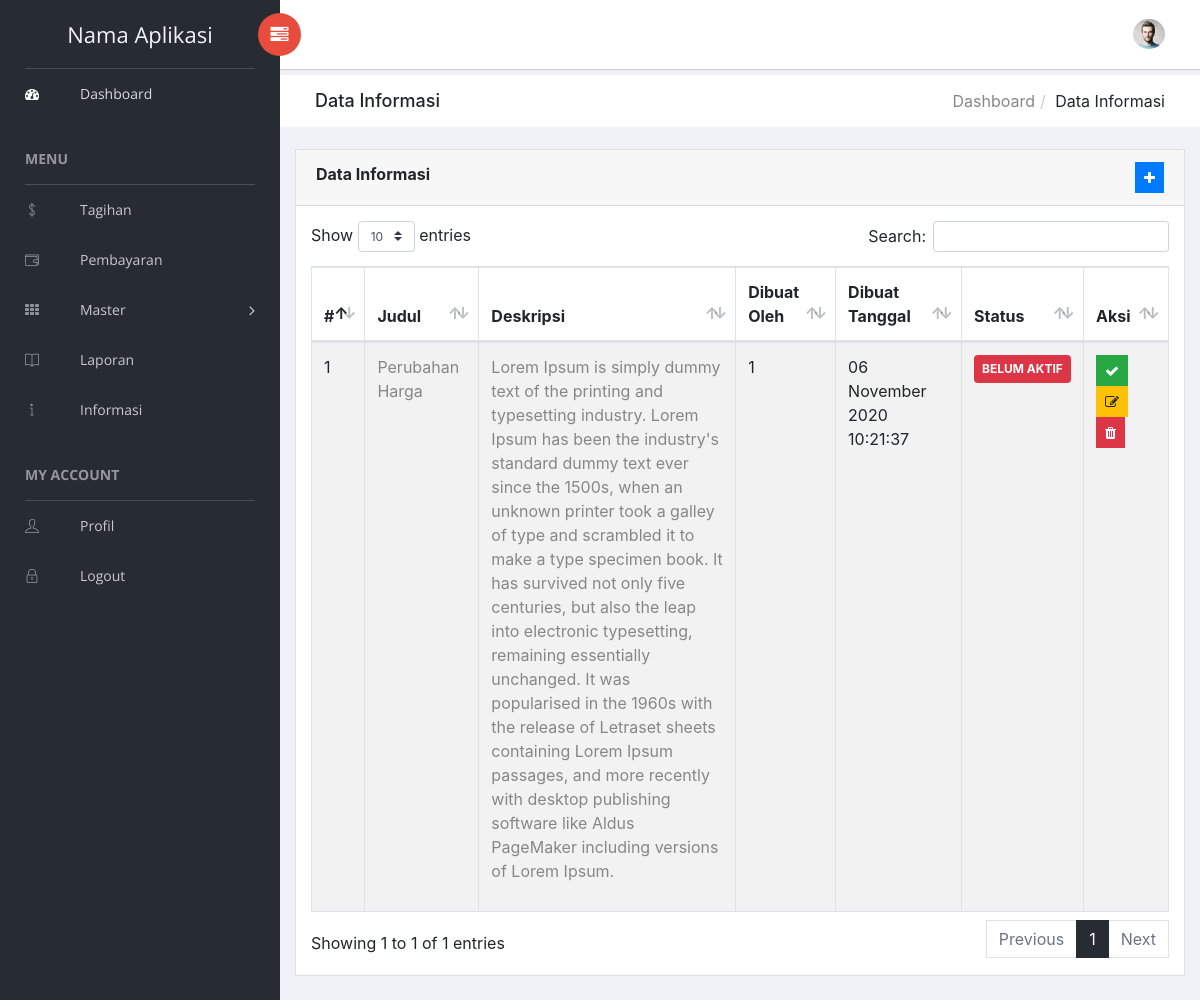
Page /index.php/informasi on the committed database.
### tables this page shows
CREATE TABLE `tb_informasi` (
  `id` int(3) NOT NULL,
  `judul` varchar(150) NOT NULL,
  `deskripsi` text NOT NULL,
  `created_at` timestamp NOT NULL DEFAULT CURRENT_TIMESTAMP,
  `created_by` int(3) NOT NULL,
  `status` int(1) NOT NULL
);

### application/controllers/Informasi.php (called while the page is built, shortened)
<?php
class Informasi extends CI_Controller {
    function __construct()
    {
        $this->load->model('informasi_model');
    }
	public function index()
	{
        $data['informasi'] = $this->informasi_model->getAll()->result();
        $this->load->view('template/header');
        $this->load->view('template/sider');
        $this->load->view('template/navbar');
        $this->load->view('admin/informasi',$data);
        $this->load->view('template/footer');
    }
}

### index.php (called while the page is built, shortened)
<?php
require_once BASEPATH.'core/CodeIgniter.php';

### application/models/Informasi_model.php (called while the page is built, shortened)
<?php
class Informasi_model extends CI_Model {
	public function getAll()
	{
        return $this->db->get('tb_informasi');
    }
}

### application/views/admin/informasi.php (the view, shortened to what this page needs)
<div class="breadcrumbs">
    <div class="col-sm-4">
        <div class="page-header float-left">
            <div class="page-title">
                <h1>Data Informasi</h1>
            </div>
        </div>
    </div>
    <div class="col-sm-8">
        <div class="page-header float-right">
            <div class="page-title">
                <ol class="breadcrumb text-right">
                    <li><a href="<?= base_url() ?>">Dashboard</a></li>
                    <li class="active">Data Informasi</li>
                </ol>
            </div>
        </div>
    </div>
</div>
<div class="content mt-3">
    <div class="animated fadeIn">
        <div class="row">
            <div class="col-md-12">
                <div class="card">
                    <div class="card-header">
                        <strong class="card-title">Data Informasi</strong>
                        <span class="float-right"><a href="" data-toggle="modal" data-target="#tambahModal" class="btn btn-primary btn-sm" title="Tambah Data"><i class="fa fa-plus"></i></a></span>
                    </div>
                    <div class="card-body">
                        <table id="bootstrap-data-table-export" class="table table-striped table-bordered">
                            <thead>
                                <tr>
                                    <th>#</th>
                                    <th>Judul</th>
                                    <th>Deskripsi</th>
                                    <th>Dibuat Oleh</th>
                                    <th>Dibuat Tanggal</th>
                                    <th>Status</th>
                                    <th>Aksi</th>
                                </tr>
                            </thead>
                            <tbody>
                                <?php
                                    $no=1;
                                    foreach($informasi as $in):
                                ?>
                                <tr>
                                    <td><?= $no ?></td>
                                    <td><a href=""><?= $in->judul ?></a></td>
                                    <td width="30%"><?= $in->deskripsi ?></td>
                                    <td>
                                        <?php
                                                            echo $in->created_by;
                                        ?>
                                    </td>
                                    <td><?= date('d F Y H:i:s',strtotime($in->created_at)) ?></td>
                                    <td>
                                        <?php
                                            if ($in->status == 1) {
                                                echo "<span class='badge badge-success p-2'> AKTIF </span>";
                                            }else{
                                                echo "<span class='badge badge-danger p-2'> BELUM AKTIF </span>";
                                            }
                                        ?>
                                    </td>
                                    <td>
                                        <?php
                                            if ($in->status == 0) {
                                        ?>
                                                <a href="<?= base_url('informasi/gantiStatus/'.$in->id.'/1') ?>" id="btnStatus<?= $no ?>" class="btn btn-success btn-sm" title="Ganti Status Aktif"><i class="fa fa-check"></i></a>
                                        <?php
                                            }else{
                                        ?>
                                                <a href="<?= base_url('informasi/gantiStatus/'.$in->id.'/0') ?>" id="btnStatus<?= $no ?>" class="btn btn-danger btn-sm" title="Ganti Status Aktif"><i class="fa fa-times"></i></a>
                                        <?php
                                            }
                                        ?>
                                        <a href="" data-toggle="modal" data-target="#editModal<?= $in->id ?>" class="btn btn-warning btn-sm" title="Edit"><i class="fa fa-edit"></i></a>
                                        <a href="<?= base_url('informasi/hapus/'.$in->id) ?>" id="btnHapus<?=$no ?>" class="btn btn-danger btn-sm" title="Hapus"><i class="fa fa-trash"></i></a>
                                    </td>
                                </tr>
                                <?php $no++; endforeach; ?>
                            </tbody>
                        </table>
                    </div>
                </div>
            </div>
        </div>
    </div>
</div>

### application/views/template/header.php (shortened to what this page needs)
<!doctype html>
<html class="no-js" lang="en">
<head>
    <link rel="stylesheet" href="<?= base_url('assets/') ?>vendors/bootstrap/dist/css/bootstrap.min.css">
    <link rel="stylesheet" href="<?= base_url('assets/') ?>vendors/font-awesome/css/font-awesome.min.css">
    <link rel="stylesheet" href="<?= base_url('assets/') ?>vendors/themify-icons/css/themify-icons.css">
    <link rel="stylesheet" href="<?= base_url('assets/') ?>vendors/flag-icon-css/css/flag-icon.min.css">
    <link rel="stylesheet" href="<?= base_url('assets/') ?>vendors/selectFX/css/cs-skin-elastic.css">
    <link rel="stylesheet" href="<?= base_url('assets/') ?>vendors/jqvmap/dist/jqvmap.min.css">
    <link rel="stylesheet" href="<?= base_url('assets/') ?>vendors/datatables.net-bs4/css/dataTables.bootstrap4.min.css">
    <link rel="stylesheet" href="<?= base_url('assets/') ?>vendors/datatables.net-buttons-bs4/css/buttons.bootstrap4.min.css">
    <link rel="stylesheet" href="<?= base_url('assets/') ?>assets/css/style.css">
</head>
<body>

### application/views/template/sider.php (shortened to what this page needs)
<aside id="left-panel" class="left-panel">
    <nav class="navbar navbar-expand-sm navbar-default">
        <div class="navbar-header">
            <a class="navbar-brand" href="<?= base_url('assets/') ?>./">Nama Aplikasi</a>
        </div>
        <div id="main-menu" class="main-menu collapse navbar-collapse">
            <ul class="nav navbar-nav">
                <li class="active">
                    <a href="<?= base_url() ?>"> <i class="menu-icon fa fa-dashboard"></i>Dashboard </a>
                </li>
                <h3 class="menu-title">MENU</h3>
                <li>
                    <a href="<?= base_url('tagihan') ?>"> <i class="menu-icon ti-money"></i>Tagihan </a>
                </li>
                <li>
                    <a href="<?= base_url('pembayaran') ?>"> <i class="menu-icon ti-wallet"></i>Pembayaran </a>
                </li>
                <li class="menu-item-has-children dropdown">
                    <a href="<?= base_url('assets/') ?>#" class="dropdown-toggle" data-toggle="dropdown" aria-haspopup="true" aria-expanded="false"> <i class="menu-icon fa fa-th"></i>Master</a>
                </li>
                <li>
                    <a href="<?= base_url('assets/') ?>"> <i class="menu-icon ti-book"></i>Laporan </a>
                </li>
                <li>
                    <a href="<?= base_url('informasi') ?>"> <i class="menu-icon ti-info"></i>Informasi </a>
                </li>
                <h3 class="menu-title">MY ACCOUNT</h3>
                <li>
                    <a href="<?= base_url('users/detail/'.$this->session->userdata('id')) ?>"> <i class="menu-icon ti-user"></i>Profil </a>
                </li>
                <li>
                    <a href="<?= base_url('login/logout') ?>"> <i class="menu-icon ti-lock"></i>Logout </a>
                </li>
            </ul>
        </div>
    </nav>
</aside>

### application/views/template/navbar.php (shortened to what this page needs)
<div id="right-panel" class="right-panel">
<header id="header" class="header">
    <div class="header-menu">
        <div class="col-sm-7">
            <a id="menuToggle" class="menutoggle pull-left"><i class="fa fa fa-tasks"></i></a>
        </div>
        <div class="col-sm-5">
            <div class="user-area dropdown float-right">
                <a href="<?= base_url('assets/') ?>#" class="dropdown-toggle" data-toggle="dropdown" aria-haspopup="true" aria-expanded="false">
                    <img class="user-avatar rounded-circle" src="<?= base_url('assets/') ?>images/admin.jpg" alt="User Avatar">
                </a>
            </div>
        </div>
    </div>
</header>

### application/views/template/footer.php (shortened to what this page needs)
</div>
</body>
</html>

### rows in the picture
tb_informasi: judul "Perubahan Harga", deskripsi "Lorem Ipsum is simply dummy text of the printing and typesetting industry. Lorem Ipsum has been the industry's standard dummy text ever since the 1500s, when an unknown printer took a galley of type and scrambled it to make a type specimen book. It has survived not only five centuries, but also the leap into electronic typesetting, remaining essentially unchanged. It was popularised in the 1960s with the release of Letraset sheets containing Lorem Ipsum passages, and more recently with desktop publishing software like Aldus PageMaker including versions of Lorem Ipsum.", created_by "1", created_at "06 November 2020 10:21:37", status "BELUM AKTIF"
